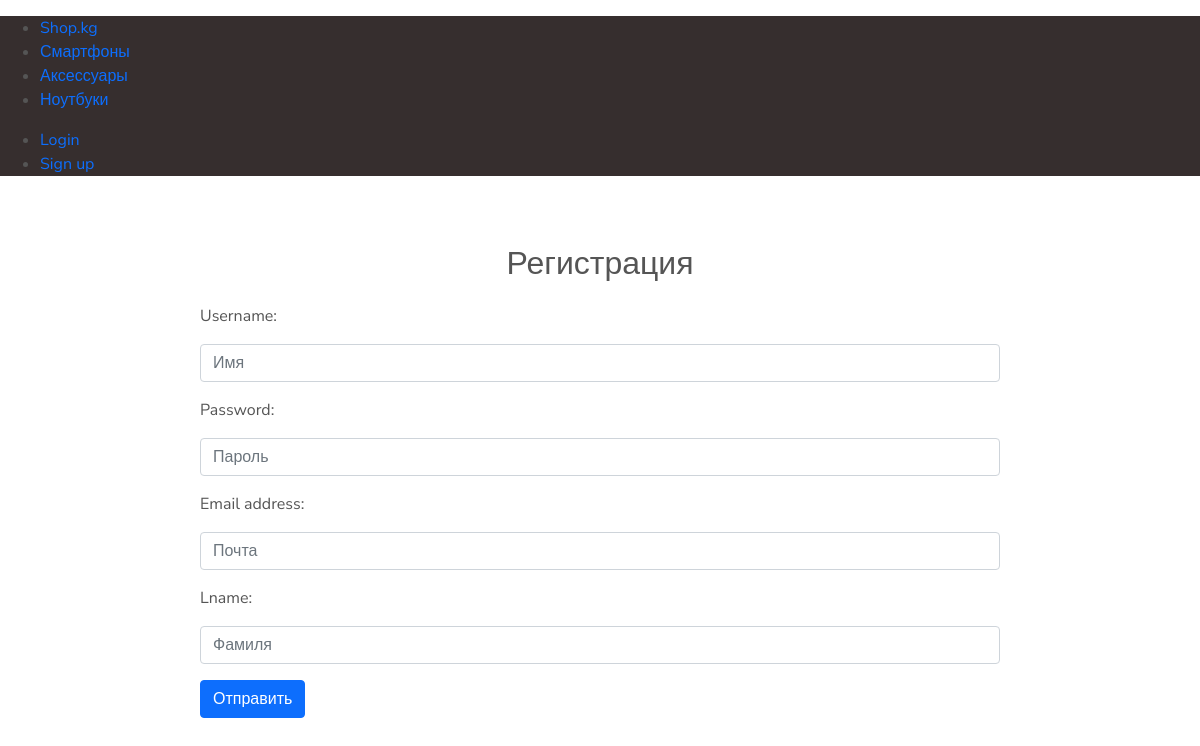
Screenshot of /register/ with the database file from the repository.
### people/models.py (models this page shows)
class Category(models.Model):
    name_category = models.CharField(max_length=25, unique=True)
    description = models.CharField(max_length=100, default='')
    class Meta:
        verbose_name = 'Категория'
        verbose_name_plural = 'Категории'
    def __str__(self):
        return self.name_category

### town/views.py (the view)
# urls.py: path('register/', register, name='register'),
@csrf_protect
def register(request):
    registered = False
    if request.method == 'POST':
        user_form = UserForm(data=request.POST or None)
        profile_form = UserProfileInfoForm(data=request.POST)
        if user_form.is_valid() and profile_form.is_valid():
            user = user_form.save()
            user.set_password(user.password)
            user.save()
            profile = profile_form.save(commit=False)
            profile.user = user
            if 'lname' in request.POST:
                print('found it')
                profile.lname = request.POST['lname']
                profile.name = request.POST['username']
                profile.email = request.POST['email']
            profile.save()
            registered = True
        else:
            print(user_form.errors, profile_form.errors)
    else:
        user_form = UserForm()
        profile_form = UserProfileInfoForm()
    return render(request, 'registration.html',
                  {'user_form': user_form, 'profile_form': profile_form, 'registered': registered})

### town/forms.py
class UserProfileInfoForm(forms.ModelForm):
    class Meta:
        model = UserProfile
        fields = ['lname']
        widgets = {
            'lname': forms.TextInput(attrs={'class': 'form-control mb-3 mt-3',
                                            'id': 'InputEmail',
                                            'placeholder': 'Фамиля',
                                            'pattern': '^(([А-Я A-Z]{1}[а-яa-z]+$)|([А-ЯA-Z]{1}[а-яa-z]+\s$))',
                                            'title': 'Имя с большой буквой'
                                            })
        }

### people/templatetags/menu_tags.py (called while the page is built)
@register.inclusion_tag('menu.html')
def show_categories():
    categories = Category.objects.all()
    return {'categories':categories}

### town/templates/registration.html (shortened to what this page needs)
{% extends "base.html" %}
{% block sign_up %}
    <div class="container">
        <div class="col-md-8 mx-auto mt-5 ">
            <div class="text-center fs-2">Регистрация</div>
            <div class="jumbotron">
                {% if registered %}
                    <h1 class="text-center">Вы успешно зарегистрированы</h1>
                {% else %}
                    <form enctype="multipart/form-data" method="POST">
                        {{ user_form.as_p }}
                        {{ profile_form.as_p }}
                        <button type="submit" class="btn btn-primary" onclick="posted()" value="Signup">Отправить</button>
                    </form>
                {% endif %}
            </div>
        </div>
    </div>
    </div>
{% endblock %}

### town/templates/menu.html
{% for item in categories %}
        <li>
            <a href="{% url 'tovar_info' item.name_category %}">{{ item }}</a>
        </li>
{% endfor %}

### static/css/main.css (style rules this page uses)
html { line-height: 1.15; -ms-text-size-adjust: 100%; -webkit-text-size-adjust: 100% }
body { margin: 0; padding: 0; font-size: 100%; line-height: 1.5; color: #555; font-family: 'Nunito Sans', sans-serif }
a { background-color: transparent; -webkit-text-decoration-skip: objects }
button, input, optgroup, select, textarea { font-family: sans-serif; font-size: 100%; line-height: 1.15; margin: 0 }
button, input { overflow: visible }
button, select { text-transform: none }
[type=reset], [type=submit], button, html [type=button] { -webkit-appearance: button }
figure, ol, p, ul { margin: 1em 0 }

### static/css/style.css (style rules this page uses)
a { text-decoration: none; }

### rows the page displays
Category: name_category "Смартфоны"
Category: name_category "Аксессуары"
Category: name_category "Ноутбуки"
